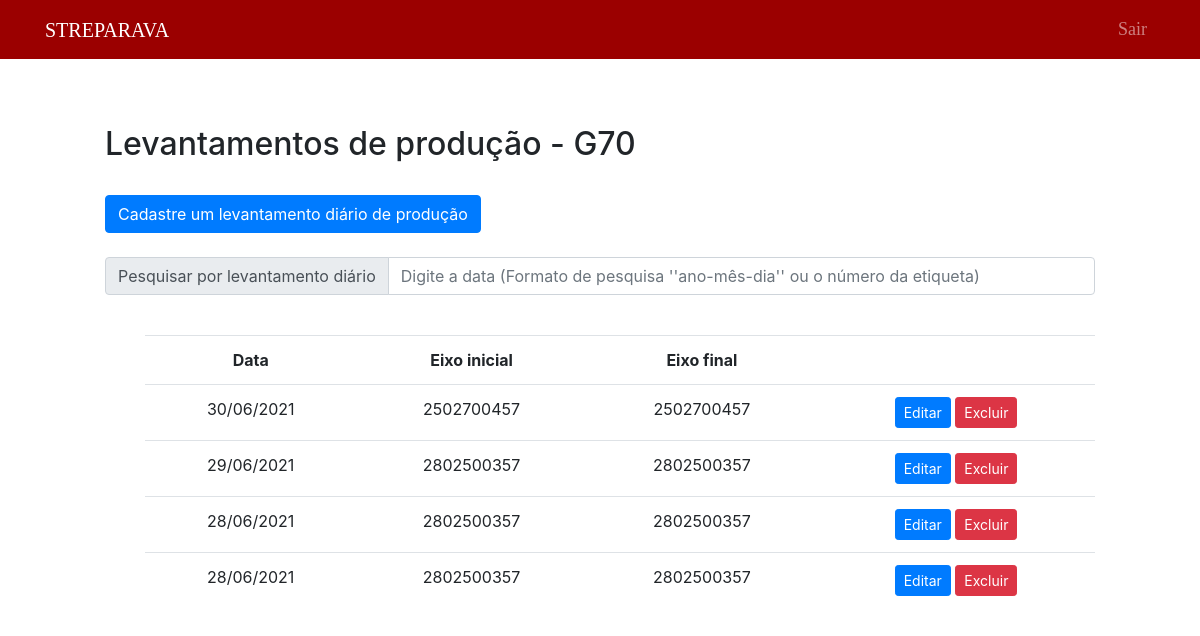
The app's page /public/final70/listFinal70.php (signed in), older data.
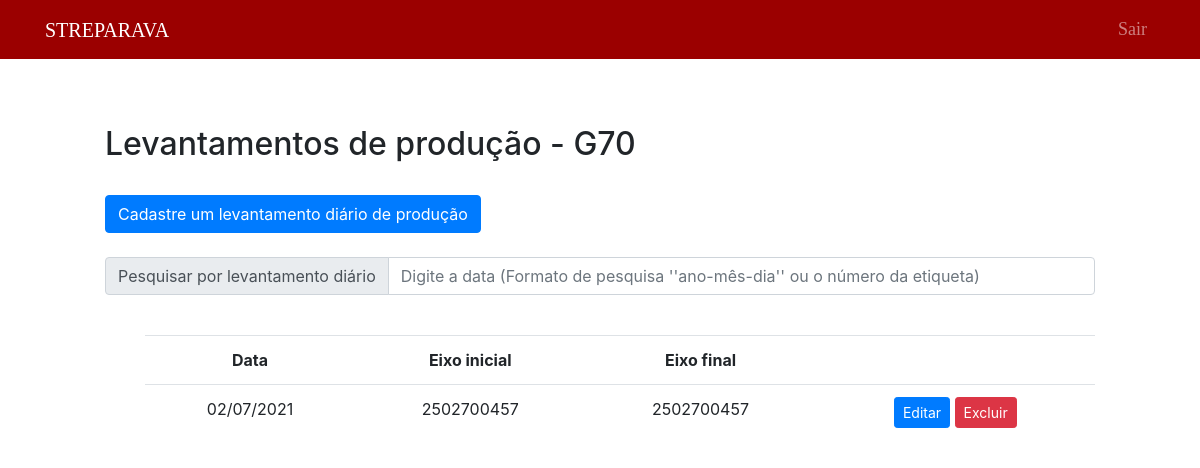
The same page, newer data.
### tables this page shows
CREATE TABLE `levantamento70f` (
  `id_levantamento70` int(11) NOT NULL,
  `data` date NOT NULL,
  `prod7` int(11) NOT NULL,
  `t7` int(11) NOT NULL,
  `obs7` text NOT NULL,
  `prod8` int(11) NOT NULL,
  `t8` int(11) NOT NULL,
  `obs8` text NOT NULL,
  `prod9` int(11) NOT NULL,
  `t9` int(11) NOT NULL,
  `obs9` text NOT NULL,
  `prod10` int(11) NOT NULL,
  `t10` int(11) NOT NULL,
  `obs10` text NOT NULL,
  `prod11` int(11) NOT NULL,
  `t11` int(11) NOT NULL,
  `obs11` text NOT NULL,
  `prod12` int(11) NOT NULL,
  `t12` int(11) NOT NULL,
  `obs12` text NOT NULL,
  `prod13` int(11) NOT NULL,
  `t13` int(11) NOT NULL,
  `obs13` text NOT NULL,
  `prod14` int(11) NOT NULL,
  `t14` int(11) NOT NULL,
  `obs14` text NOT NULL,
  `prod15` int(11) NOT NULL,
  `t15` int(11) NOT NULL,
  `obs15` text NOT NULL,
  `prod16` int(11) NOT NULL,
  `t16` int(11) NOT NULL,
  `obs16` text NOT NULL,
  `total` int(11) NOT NULL,
  `tempo_total` int(11) NOT NULL,
  `etiqueta1` bigint(20) NOT NULL,
  `etiqueta2` bigint(20) NOT NULL
);

### public/final70/listFinal70NoSearch.php (the view, shortened to what this page needs)
<?php
include("../../data/connection.php");
$sql = "SELECT *, DATE_FORMAT(data,'%d/%m/%Y') as datas FROM levantamento70f order by data DESC";
$dadosLevantamento70 = $connection->query($sql);
if ($dadosLevantamento70->num_rows > 0) {
?>
    <div style="margin-left: 100px; margin-right: 100px;">
        <br>
        <table class="table" style="text-align: center;">
            <tr>
                <th>Data</th>
                <th>Eixo inicial</th>
                <th>Eixo final</th>
                <th></th>
            </tr>
            <?php
            while ($exibir = $dadosLevantamento70->fetch_assoc()) {
            ?>
                <tr>
                    <td><?php echo $exibir["datas"] ?></td>
                    <td><?php echo $exibir["etiqueta1"] ?></td>
                    <td><?php echo $exibir["etiqueta2"] ?></td>
                    <td>
                        <button type="button" class="btn btn-primary btn-sm">
                            <a href="editFinal70.php?id=<?php echo $exibir["id_levantamento70"] ?>" style="text-decoration: none; color: white">Editar</a>
                        </button>
                        <button type="submit" class="btn btn-danger btn-sm" formmethod="post">
                            <a href="deleteFinal70.php?id=<?php echo $exibir["id_levantamento70"] ?>" style="text-decoration: none; color: white"> Excluir </a>
                        </button>
                    </td>
                </tr>
            <?php
            }
            ?>
        </table>
    </div>
<?php
} else { ?>
    <div style="margin-left: 100px; margin-right: 100px;">
    <?php
    echo "Nenhum registro encontrado.";
}
    ?>

Row changes from the older to the newer data that the page shows:
removed levantamento70f: datas "30/06/2021", etiqueta1 "2502700457", etiqueta2 "2502700457"
removed levantamento70f: datas "29/06/2021", etiqueta1 "2802500357", etiqueta2 "2802500357"
removed levantamento70f: datas "28/06/2021", etiqueta1 "2802500357", etiqueta2 "2802500357"
removed levantamento70f: datas "28/06/2021", etiqueta1 "2802500357", etiqueta2 "2802500357"
added levantamento70f: datas "02/07/2021", etiqueta1 "2502700457", etiqueta2 "2502700457"
